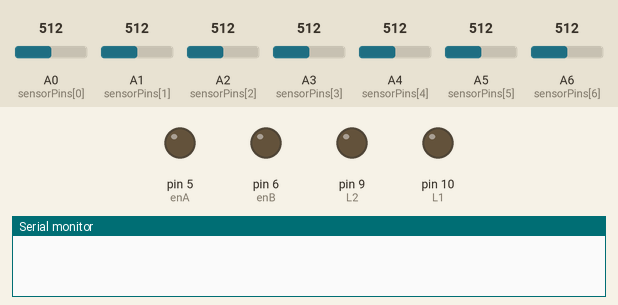
A sketch run on a simulated Arduino Nano, built with avr-gcc and run on an emulated ATmega328P. Shown: output pins drawn as LEDs (lit = HIGH), the last lines printed to the serial monitor. The test bench sets the inputs (shaded band); at power-on: A1 (sensorPins[1]) = 512, A3 (sensorPins[3]) = 512, A0 (sensorPins[0]) = 512, A2 (sensorPins[2]) = 512, A4 (sensorPins[4]) = 512, A5 (sensorPins[5]) = 512, A6 (sensorPins[6]) = 512. Pins used as bus, display or sensor lines are not drawn.

Above: at 1.2 s.
1.3 s: A1 (sensorPins[1]) set to 584
4.3 s: A1 (sensorPins[1]) set to 613
At 5.5 s:
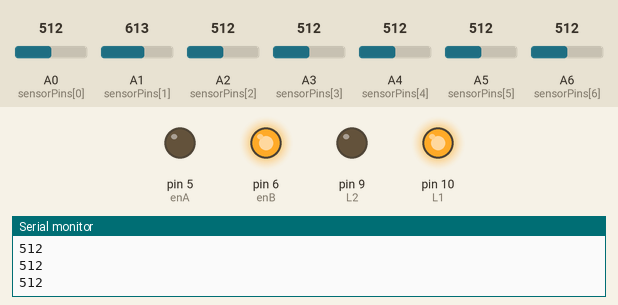
5.8 s: A3 (sensorPins[3]) set to 587
7.3 s: A3 (sensorPins[3]) set to 611
At 8.0 s:
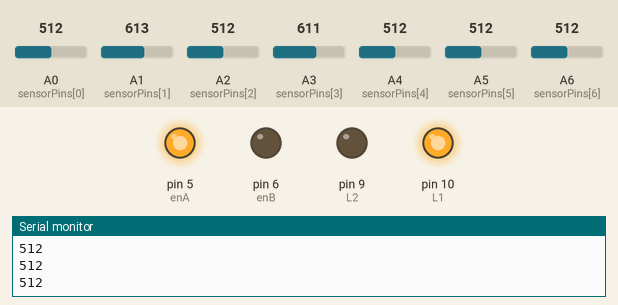
8.8 s: A3 (sensorPins[3]) set to 590
At 9.1 s:
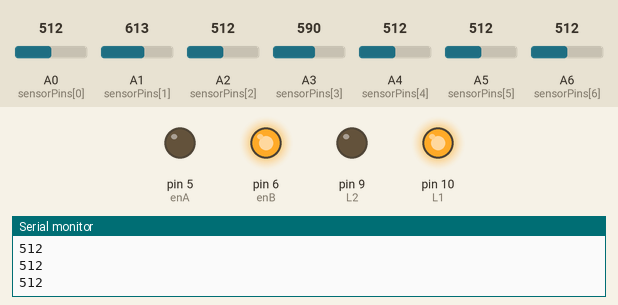
10.3 s: A3 (sensorPins[3]) set to 610
At 11.5 s:
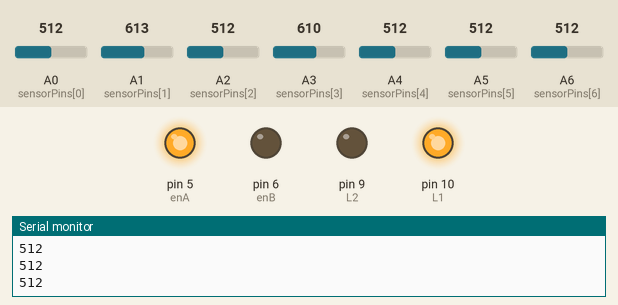
Timing chart, 0 to 12.8 s (numbered marks = the images above; inputs shaded):
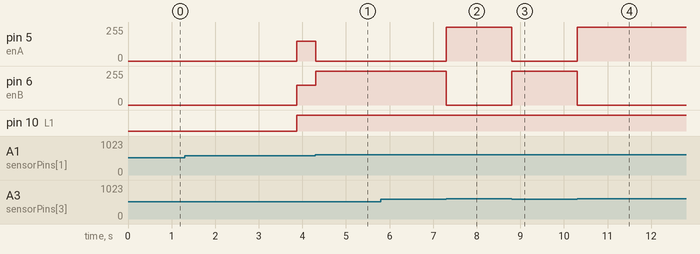

The sketch:

Linefollow_weighted_.ino
```cpp
float Kp = 100;
float Kd = 0;
float Ki = 0;
int p;
int d;
int i;
int error;
int lasterror;
int threshhold = 600;
int setpoint = 2500;
int basespeed = 150;


int minValues[7];
int maxValues[7];
int threshold[7];
int calibrationDone = 0;

int R1 = 4;
int R2= 3;
int L1= 10;
int L2 = 9;
int enA = 5; //left
int enB = 6;  //rigt
int sensorPins[] = {A0, A1, A2, A3, A4,A5,A6};
float weights[] = {2500, 0, 1000, 2000, 3000, 4000, 5000};
int numSensors = 7;
int sensorsA[7]={0,0,0,0,0,0,0}; //analog values off sensor
int sensorsD[7]={0,0,0,0,0,0,0}; //digital values


void setup() {
  Serial.begin(9600);
  pinMode(R1, OUTPUT);
  pinMode(R2, OUTPUT);
  pinMode(L1, OUTPUT);
  pinMode(L2, OUTPUT);
  pinMode(enA, OUTPUT);
  pinMode(enB, OUTPUT);

}

void autocaliberate()
{
  for (int i=0; i<=6 ; i++)
  {
    minValues[i]=analogRead(i);
    maxValues[i]=analogRead(i);

  }
  for (int i=0 ; i <3000; i++)
  {
    for ( int i=1 ; i <=6 ; i++)
    {
      if (analogRead(i)<minValues[i])
      {
        minValues[i]=analogRead[i];
      }
      if(analogRead(i)>maxValues[i])
      {
        maxValues[i]=analogRead(i);
      }
    }
  }

  for (int i=1 ; i<6 ; i++)
  {
    threshold[i]=(minValues[i] +maxValues[i])/2;
    Serial.print(threshold[i]);
    Serial.println("  ");
  }
}


void loop() {
   if (!calibrationDone){
    autocaliberate();
    calibrationDone = 1;
  }
  // put your main code here, to run repeatedly:
  for (int i = 0; i < numSensors; i++) //read funtion
  {
    sensorsA[i] = analogRead(sensorPins[i]);
  }
  for(int i = 0; i<numSensors; i++)
  {
    if (sensorsA[i] < threshhold)
      sensorsD[i] = 1;
    else
      sensorsD[i] = 0;
  }

  int e = 0;  //errorcalc funtion
  int n = 0; //number of sensors high
  for (int i = 1; i<numSensors; i++)
  {
    e += weights[i]*sensorsD[i];
    n+= sensorsD[i];
  }


  e /= n;
  error = (e - setpoint);

  p = error;
  i = i + error;
  d = d = error - lasterror;
  lasterror = error;
  int controlSignal = (Kp*p + Ki*i + Kd*d);

  int leftspeed = basespeed -controlSignal;

  int rightspeed = basespeed + controlSignal;

  leftspeed = constrain(leftspeed, 0, 255);
  rightspeed = constrain(rightspeed, 0, 255);


  analogWrite(enA,rightspeed);
  analogWrite(enB, leftspeed);
  digitalWrite(L1, HIGH);
  digitalWrite(L2, LOW);
  digitalWrite(R1, HIGH);
  digitalWrite(R2, LOW);

}
```

Measured:
- the behaviour switches between 599 and 600 on A1 (sensorPins[1]) (found by bisection; images 0 and 1)
- the behaviour switches between 599 and 600 on A3 (sensorPins[3]) (found by bisection; images 1 and 2)
- after the input at 4.3 s, pin 5 (enA): 150/255 → 0/255 at once; pin 6 (enB): 150/255 → 255/255 at once
- after the input at 5.8 s, every drawn part: stays the same
- after the input at 7.3 s, pin 5 (enA): 0/255 → 255/255 at once; pin 6 (enB): 255/255 → 0/255 at once
- after the input at 8.8 s, pin 5 (enA): 255/255 → 0/255 at once; pin 6 (enB): 0/255 → 255/255 at once
- after the input at 10.3 s, pin 5 (enA): 0/255 → 255/255 at once; pin 6 (enB): 255/255 → 0/255 at once
